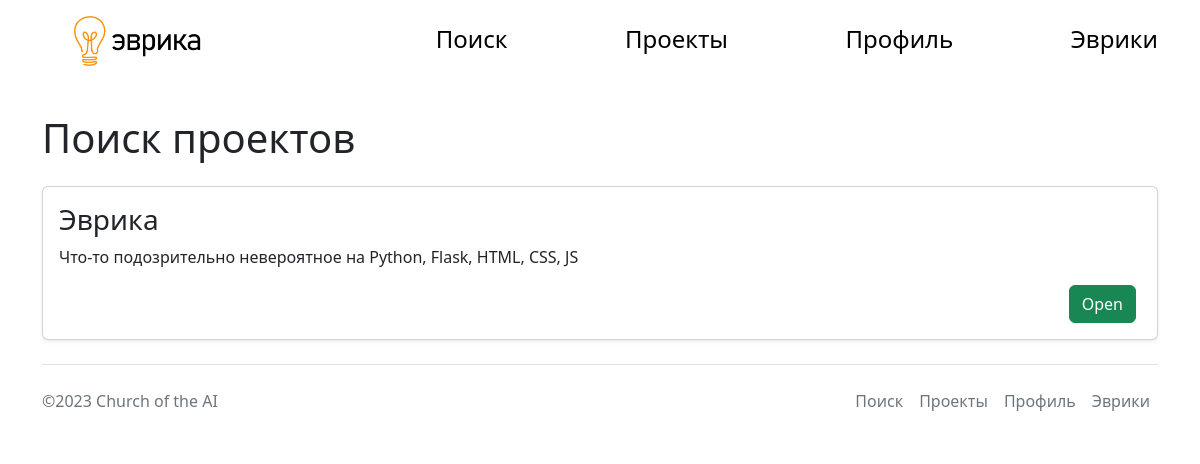
Page /search (signed in) on the committed database.
### main.py (models this page shows, shortened)
class Project(db.Model):
    id = db.Column(db.Integer, primary_key=True)
    title = db.Column(db.String(20), nullable=False)
    about = db.Column(db.Text, nullable=False)
    image = db.Column(db.String)
    front_language = db.Column(db.Integer, nullable=False)
    back_language = db.Column(db.String, nullable=False)
    level = db.Column(db.String, nullable=False)
    founder_id = db.Column(db.Integer, nullable=False)
    intro = db.Column(db.String(240))

### main.py (the view)
@app.route('/search')
@login_required
def search():
    projects = db.session.query(Project).filter_by(back_language=current_user.main_language).all()
    return render_template('search.html', title='Поиск', projects=projects)

### main.py (called while the page is built)
@login_manager.user_loader
def load_user(user_id):
    return User.query.get(user_id)

### templates/search.html
{%extends 'base.html'%}
{%block body%}
<h1 class='py-3'>Поиск проектов</h1>
{% for el in projects %}
<div class="col">
<div class="card shadow-sm">
<div class="card-body">
<h3 class="card-text" style='text-align: left'>{{el.title}}</h3>
<p>{{el.intro}}</p>
<div class="proj_search_open">
<a href='/projects/{{el.id}}' class="btn btn-success" style='margin-right: 5px'>Open</a>
</div>
</div>
</div>
</div>
{%endfor%}
{%endblock%}

### static/css/style.css (style rules this page uses)
a { color: #8aff15; }
.proj_search_open { text-align: right; }

### rows in the picture
Project: title "Эврика", intro "Что-то подозрительно невероятное на Python, Flask, HTML, CSS, JS"
